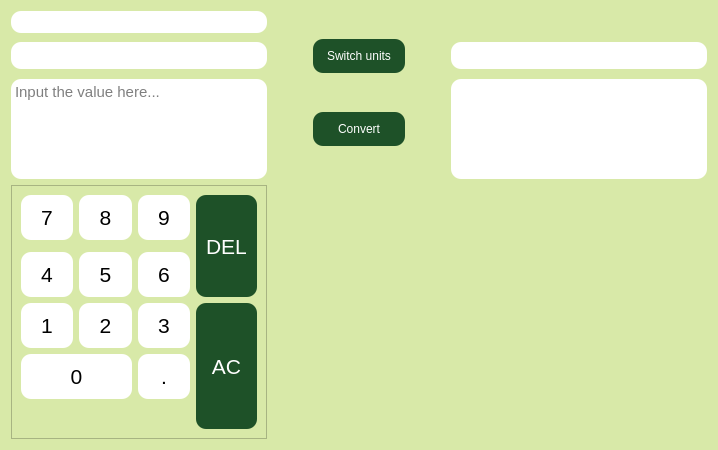
<?xml version="1.0" encoding="UTF-8"?>
<ui version="4.0">
 <class>converter_widget</class>
 <widget class="QWidget" name="converter_widget">
  <property name="geometry">
   <rect>
    <x>0</x>
    <y>0</y>
    <width>718</width>
    <height>444</height>
   </rect>
  </property>
  <property name="windowTitle">
   <string>Form</string>
  </property>
  <property name="styleSheet">
   <string notr="true">background-color: #D8E9A8</string>
  </property>
  <layout class="QGridLayout" name="gridLayout">
   <item row="2" column="2">
    <widget class="QPushButton" name="btn_convert">
     <property name="styleSheet">
      <string notr="true">QPushButton{
	background-color: #1E5128;
	color: white;
	padding: 10px;
	border-radius: 10px;
}

QPushButton:hover{
	background-color: #191A19;
}
</string>
     </property>
     <property name="text">
      <string>Convert</string>
     </property>
    </widget>
   </item>
   <item row="0" column="0">
    <widget class="QComboBox" name="unit_types_combobox">
     <property name="styleSheet">
      <string notr="true">QComboBox {
border-radius: 10px;
padding: 3px 3px 3px 3px;
background: white;
}

QComboBox::drop-down{
	border: 0;
	border-radius: 10px;
	background: transparent;
}

QComboBox QAbstractItemView {
    background: white;
	border-bottom-right-radius: 10px;
    border-bottom-left-radius: 10px;
	selection-background-color: lightgray;
}

QCombobox:on{
	border-radius: 10px;
}</string>
     </property>
    </widget>
   </item>
   <item row="2" column="4">
    <widget class="QPlainTextEdit" name="second_unit_box">
     <property name="sizePolicy">
      <sizepolicy hsizetype="Minimum" vsizetype="Fixed">
       <horstretch>0</horstretch>
       <verstretch>0</verstretch>
      </sizepolicy>
     </property>
     <property name="maximumSize">
      <size>
       <width>16777215</width>
       <height>100</height>
      </size>
     </property>
     <property name="styleSheet">
      <string notr="true">border-radius: 10px;
background-color: rgb(255, 255, 255);</string>
     </property>
     <property name="readOnly">
      <bool>true</bool>
     </property>
    </widget>
   </item>
   <item row="1" column="3">
    <spacer name="horizontalSpacer_2">
     <property name="orientation">
      <enum>Qt::Horizontal</enum>
     </property>
     <property name="sizeType">
      <enum>QSizePolicy::Minimum</enum>
     </property>
     <property name="sizeHint" stdset="0">
      <size>
       <width>40</width>
       <height>20</height>
      </size>
     </property>
    </spacer>
   </item>
   <item row="1" column="1">
    <spacer name="horizontalSpacer">
     <property name="orientation">
      <enum>Qt::Horizontal</enum>
     </property>
     <property name="sizeType">
      <enum>QSizePolicy::Minimum</enum>
     </property>
     <property name="sizeHint" stdset="0">
      <size>
       <width>40</width>
       <height>20</height>
      </size>
     </property>
    </spacer>
   </item>
   <item row="1" column="4">
    <widget class="QComboBox" name="second_unit_combobox">
     <property name="font">
      <font>
       <pointsize>12</pointsize>
      </font>
     </property>
     <property name="styleSheet">
      <string notr="true">QComboBox {
border-radius: 10px;
padding: 3px 3px 3px 3px;
background: white;
}

QComboBox::drop-down{
	border: 0;
	border-radius: 10px;
	background: transparent;
}

QComboBox QAbstractItemView {
    background: white;
	border-bottom-right-radius: 10px;
    border-bottom-left-radius: 10px;
	selection-background-color: lightgray;
}

QCombobox:on{
	border-radius: 10px;
}</string>
     </property>
    </widget>
   </item>
   <item row="1" column="0">
    <widget class="QComboBox" name="first_unit_combobox">
     <property name="font">
      <font>
       <pointsize>12</pointsize>
      </font>
     </property>
     <property name="styleSheet">
      <string notr="true">QComboBox {
border-radius: 10px;
padding: 3px 3px 3px 3px;
background: white;
}

QComboBox::drop-down{
	border: 0;
	border-radius: 10px;
	background: transparent;
}

QComboBox QAbstractItemView {
    background: white;
	border-bottom-right-radius: 10px;
    border-bottom-left-radius: 10px;
	selection-background-color: lightgray;
}

QCombobox:on{
	border-radius: 10px;
}</string>
     </property>
    </widget>
   </item>
   <item row="1" column="2">
    <widget class="QPushButton" name="btn_switch">
     <property name="styleSheet">
      <string notr="true">QPushButton{
	background-color: #1E5128;
	color: white;
	padding: 10px;
	border-radius: 10px;
}

QPushButton:hover{
	background-color: #191A19;
}
</string>
     </property>
     <property name="text">
      <string>Switch units</string>
     </property>
    </widget>
   </item>
   <item row="2" column="0">
    <widget class="QPlainTextEdit" name="first_unit_box">
     <property name="sizePolicy">
      <sizepolicy hsizetype="Minimum" vsizetype="Fixed">
       <horstretch>0</horstretch>
       <verstretch>0</verstretch>
      </sizepolicy>
     </property>
     <property name="maximumSize">
      <size>
       <width>16777215</width>
       <height>100</height>
      </size>
     </property>
     <property name="font">
      <font>
       <pointsize>11</pointsize>
      </font>
     </property>
     <property name="styleSheet">
      <string notr="true">border-radius: 10px;
background-color: rgb(255, 255, 255);</string>
     </property>
     <property name="readOnly">
      <bool>true</bool>
     </property>
     <property name="placeholderText">
      <string>Input the value here...</string>
     </property>
    </widget>
   </item>
   <item row="3" column="0">
    <widget class="QFrame" name="input_frame">
     <property name="sizePolicy">
      <sizepolicy hsizetype="Preferred" vsizetype="Fixed">
       <horstretch>0</horstretch>
       <verstretch>0</verstretch>
      </sizepolicy>
     </property>
     <property name="font">
      <font>
       <pointsize>16</pointsize>
      </font>
     </property>
     <property name="styleSheet">
      <string notr="true">QPushButton{
	border: 0;
	background: white;
	padding: 10px;
	border-radius: 10px;
}</string>
     </property>
     <property name="frameShape">
      <enum>QFrame::StyledPanel</enum>
     </property>
     <property name="frameShadow">
      <enum>QFrame::Raised</enum>
     </property>
     <layout class="QGridLayout" name="gridLayout_2">
      <item row="2" column="3" rowspan="3">
       <widget class="QPushButton" name="btn_del">
        <property name="sizePolicy">
         <sizepolicy hsizetype="Minimum" vsizetype="Ignored">
          <horstretch>0</horstretch>
          <verstretch>0</verstretch>
         </sizepolicy>
        </property>
        <property name="font">
         <font>
          <pointsize>16</pointsize>
         </font>
        </property>
        <property name="styleSheet">
         <string notr="true">QPushButton{
	background-color: #1E5128;
	color: white;
}

QPushButton:hover{
	background-color: #191A19;
}</string>
        </property>
        <property name="text">
         <string>DEL</string>
        </property>
       </widget>
      </item>
      <item row="5" column="1">
       <widget class="QPushButton" name="num_2">
        <property name="font">
         <font>
          <pointsize>16</pointsize>
         </font>
        </property>
        <property name="styleSheet">
         <string notr="true">QPushButton:hover{
	background: #dddddd;
}</string>
        </property>
        <property name="text">
         <string>2</string>
        </property>
       </widget>
      </item>
      <item row="4" column="0">
       <widget class="QPushButton" name="num_4">
        <property name="font">
         <font>
          <pointsize>16</pointsize>
         </font>
        </property>
        <property name="styleSheet">
         <string notr="true">QPushButton:hover{
	background: #dddddd;
}</string>
        </property>
        <property name="text">
         <string>4</string>
        </property>
       </widget>
      </item>
      <item row="4" column="2">
       <widget class="QPushButton" name="num_6">
        <property name="sizePolicy">
         <sizepolicy hsizetype="Minimum" vsizetype="Fixed">
          <horstretch>0</horstretch>
          <verstretch>0</verstretch>
         </sizepolicy>
        </property>
        <property name="font">
         <font>
          <pointsize>16</pointsize>
         </font>
        </property>
        <property name="styleSheet">
         <string notr="true">QPushButton:hover{
	background: #dddddd;
}</string>
        </property>
        <property name="text">
         <string>6</string>
        </property>
       </widget>
      </item>
      <item row="2" column="0">
       <widget class="QPushButton" name="num_7">
        <property name="font">
         <font>
          <pointsize>16</pointsize>
         </font>
        </property>
        <property name="styleSheet">
         <string notr="true">QPushButton:hover{
	background: #dddddd;
}</string>
        </property>
        <property name="text">
         <string>7</string>
        </property>
       </widget>
      </item>
      <item row="4" column="1">
       <widget class="QPushButton" name="num_5">
        <property name="font">
         <font>
          <pointsize>16</pointsize>
         </font>
        </property>
        <property name="styleSheet">
         <string notr="true">QPushButton:hover{
	background: #dddddd;
}</string>
        </property>
        <property name="text">
         <string>5</string>
        </property>
       </widget>
      </item>
      <item row="5" column="3" rowspan="7">
       <widget class="QPushButton" name="btn_ac">
        <property name="sizePolicy">
         <sizepolicy hsizetype="Minimum" vsizetype="Ignored">
          <horstretch>0</horstretch>
          <verstretch>0</verstretch>
         </sizepolicy>
        </property>
        <property name="font">
         <font>
          <pointsize>16</pointsize>
         </font>
        </property>
        <property name="styleSheet">
         <string notr="true">QPushButton{
	background-color: #1E5128;
	color: white;
}

QPushButton:hover{
	background-color: #191A19;
}</string>
        </property>
        <property name="text">
         <string>AC</string>
        </property>
       </widget>
      </item>
      <item row="2" column="2">
       <widget class="QPushButton" name="num_9">
        <property name="font">
         <font>
          <pointsize>16</pointsize>
         </font>
        </property>
        <property name="styleSheet">
         <string notr="true">QPushButton:hover{
	background: #dddddd;
}</string>
        </property>
        <property name="text">
         <string>9</string>
        </property>
       </widget>
      </item>
      <item row="5" column="2">
       <widget class="QPushButton" name="num_3">
        <property name="font">
         <font>
          <pointsize>16</pointsize>
         </font>
        </property>
        <property name="styleSheet">
         <string notr="true">QPushButton:hover{
	background: #dddddd;
}</string>
        </property>
        <property name="text">
         <string>3</string>
        </property>
       </widget>
      </item>
      <item row="2" column="1">
       <widget class="QPushButton" name="num_8">
        <property name="font">
         <font>
          <pointsize>16</pointsize>
         </font>
        </property>
        <property name="styleSheet">
         <string notr="true">QPushButton:hover{
	background: #dddddd;
}</string>
        </property>
        <property name="text">
         <string>8</string>
        </property>
       </widget>
      </item>
      <item row="5" column="0">
       <widget class="QPushButton" name="num_1">
        <property name="font">
         <font>
          <pointsize>16</pointsize>
         </font>
        </property>
        <property name="styleSheet">
         <string notr="true">QPushButton:hover{
	background: #dddddd;
}</string>
        </property>
        <property name="text">
         <string>1</string>
        </property>
       </widget>
      </item>
      <item row="6" column="2">
       <widget class="QPushButton" name="num_dot">
        <property name="font">
         <font>
          <pointsize>16</pointsize>
         </font>
        </property>
        <property name="styleSheet">
         <string notr="true">QPushButton:hover{
	background: #dddddd;
}</string>
        </property>
        <property name="text">
         <string>.</string>
        </property>
       </widget>
      </item>
      <item row="6" column="0" colspan="2">
       <widget class="QPushButton" name="num_0">
        <property name="font">
         <font>
          <pointsize>16</pointsize>
         </font>
        </property>
        <property name="autoFillBackground">
         <bool>false</bool>
        </property>
        <property name="styleSheet">
         <string notr="true">QPushButton:hover{
	background: #dddddd;
}</string>
        </property>
        <property name="text">
         <string>0</string>
        </property>
       </widget>
      </item>
     </layout>
    </widget>
   </item>
  </layout>
 </widget>
 <resources/>
 <connections/>
</ui>
